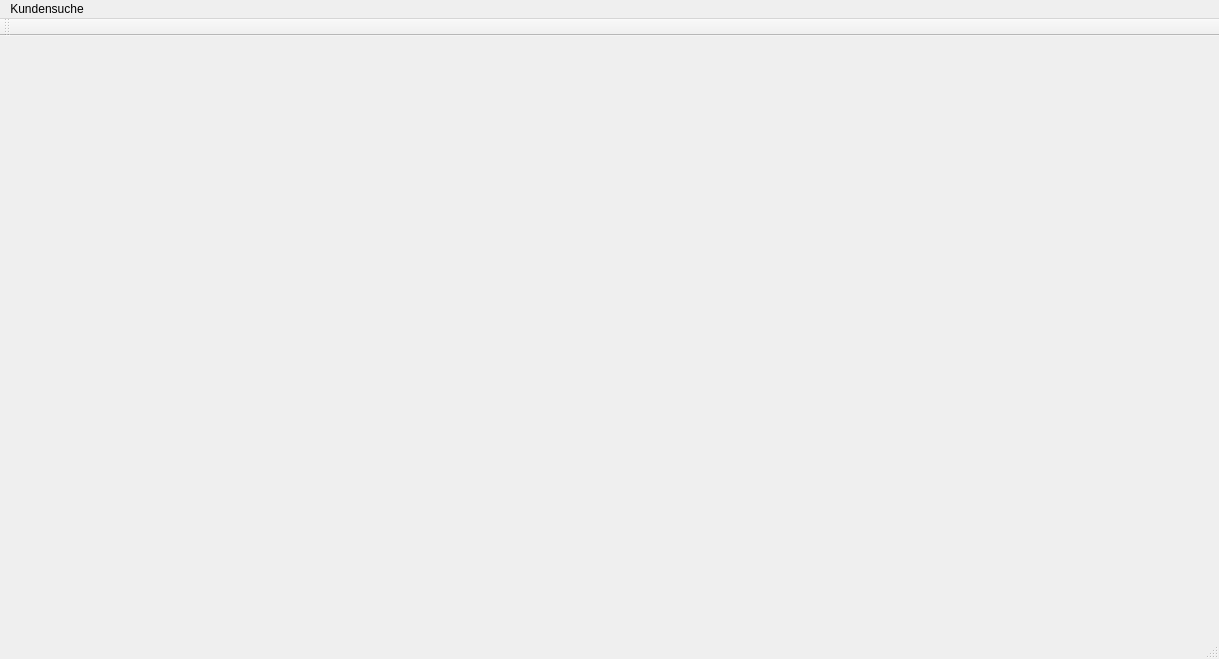
<?xml version="1.0" encoding="UTF-8"?>
<ui version="4.0">
 <class>MainWindow</class>
 <widget class="QMainWindow" name="MainWindow">
  <property name="geometry">
   <rect>
    <x>0</x>
    <y>0</y>
    <width>1219</width>
    <height>659</height>
   </rect>
  </property>
  <property name="windowTitle">
   <string>MainWindow</string>
  </property>
  <widget class="QWidget" name="centralWidget"/>
  <widget class="QMenuBar" name="menuBar">
   <property name="geometry">
    <rect>
     <x>0</x>
     <y>0</y>
     <width>1219</width>
     <height>22</height>
    </rect>
   </property>
   <widget class="QMenu" name="menuKundensuche">
    <property name="title">
     <string>Kundensuche</string>
    </property>
   </widget>
   <addaction name="menuKundensuche"/>
  </widget>
  <widget class="QToolBar" name="mainToolBar">
   <attribute name="toolBarArea">
    <enum>TopToolBarArea</enum>
   </attribute>
   <attribute name="toolBarBreak">
    <bool>false</bool>
   </attribute>
  </widget>
  <widget class="QStatusBar" name="statusBar"/>
 </widget>
 <layoutdefault spacing="6" margin="11"/>
 <resources/>
 <connections/>
</ui>
